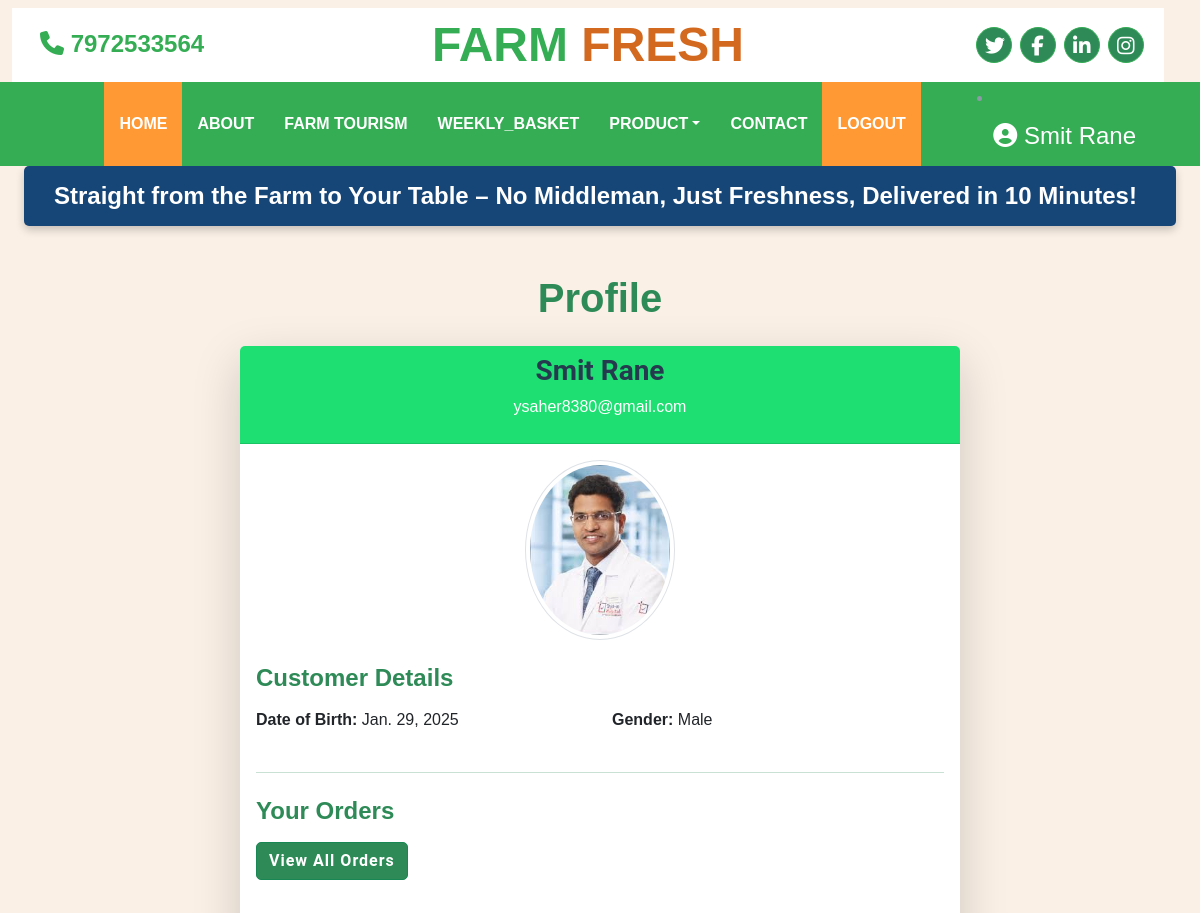
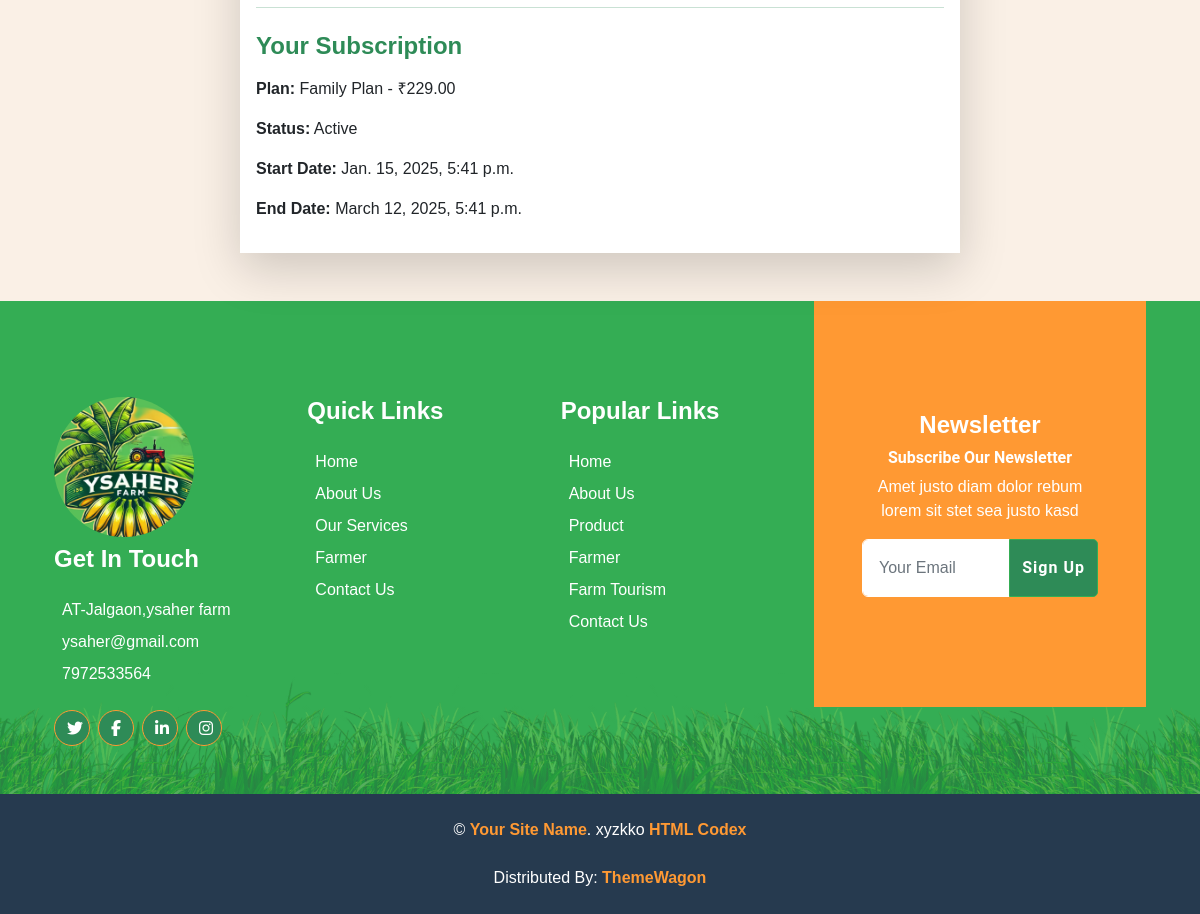
Page /profile/ (signed in) on the committed database (2 pictures, top to bottom).
### account/models.py (models this page shows, shortened)
class CustomUser(AbstractUser):
    contact=models.CharField(max_length=10,blank=True,null=True)
    groups=models.ManyToManyField('auth.Group', related_name='account_user_set',blank=True)
    user_permissions=models.ManyToManyField('auth.Permission', related_name='account_user_permission_set',blank=True)
    class Meta:
        indexes=[
            models.Index(fields=['username']),
            models.Index(fields=['email'])
        ]

class Customer(CustomUser):
    profile_picture=models.ImageField(upload_to='profile_pics/',null=True,blank=True)
    dob = models.DateField()
    gender = models.CharField(max_length=10,choices=(('male','Male'),('female','Female'),('others','Others')))
    class Meta:
        db_table = 'Customer'

### product/models.py (models this page shows, shortened)
class Subscription(models.Model):
    user = models.OneToOneField(settings.AUTH_USER_MODEL, on_delete=models.CASCADE)
    payment_plan = models.ForeignKey(PaymentPlan, on_delete=models.SET_NULL, null=True, blank=True)
    is_active = models.BooleanField(default=False)
    start_date = models.DateTimeField(auto_now_add=True)
    end_date = models.DateTimeField(null=True, blank=True)

class PaymentPlan(models.Model):
    name = models.CharField(max_length=100)
    price = models.DecimalField(max_digits=10, decimal_places=2)
    duration_days = models.PositiveIntegerField()
    description = models.TextField(blank=True, null=True)

### account/views.py (the view)
# urls.py: path('profile/', views.profile, name='profile'),
@login_required
def profile(request):
    user = request.user
    try:
        customer = Customer.objects.get(id=user.id)
    except Customer.DoesNotExist:
        customer = None
    orders = Order.objects.filter(customer=customer)
    subscription = Subscription.objects.filter(user=user).first()
    context = {
        'user': user,
        'customer': customer,
        'orders': orders,
        'subscription': subscription
    }
    return render(request, 'profile.html', context)

### templates/profile.html (shortened to what this page needs)
{% extends 'base.html' %}
{% load static  %}
{% block content %}
  <div class="container mt-5 mb-5">
    <h1 class="text-center mb-4" style="font-family: 'Pacifico', sans-serif; color: #2E8B57;">Profile</h1>
    <div class="row justify-content-center">
      <div class="col-md-8">
        <div class="card shadow-lg border-0 rounded-3" style="background-color: #F0F8FF;">
          <div class="card-header text-center" style="background-color: #1ee072; color: white;">
            <h3>{{ user.first_name|capfirst }} {{ user.last_name|capfirst }}</h3>
            <p>{{ user.email }}</p>
          </div>
          <div class="card-body">
            <div class="text-center mb-4">
              {% if customer.profile_picture %}
                <img src="{{ customer.profile_picture.url }}" alt="Profile Picture" class="img-thumbnail rounded-circle" width="150">
              {% else %}
                <img src="{% static 'default-profile.jpg' %}" alt="Profile Picture" class="img-thumbnail rounded-circle" width="150">
              {% endif %}
            </div>
            <h4 class="mb-3" style="color: #2E8B57;">Customer Details</h4>
            <div class="row mb-3">
              <div class="col-md-6">
                <p><strong>Date of Birth:</strong> {{ customer.dob }}</p>
              </div>
              <div class="col-md-6">
                <p><strong>Gender:</strong> {{ customer.gender|capfirst }}</p>
              </div>
            </div>
            <hr class="my-4" style="border-color: #2E8B57;">
            <h4 class="mb-3" style="color: #2E8B57;">Your Orders</h4>
            <button id="toggleOrdersBtn" class="btn btn-success mb-3" onclick="toggleOrders()">
              View All Orders
            </button>
            <hr class="my-4" style="border-color: #2E8B57;">
            <h4 class="mb-3" style="color: #2E8B57;">Your Subscription</h4>
            {% if subscription %}
              <p><strong>Plan:</strong> {{ subscription.payment_plan.name }} - ₹{{ subscription.payment_plan.price }}</p>
              <p><strong>Status:</strong> {% if subscription.is_active %}Active{% else %}Inactive{% endif %}</p>
              <p><strong>Start Date:</strong> {{ subscription.start_date }}</p>
              {% if subscription.end_date %}
                <p><strong>End Date:</strong> {{ subscription.end_date }}</p>
              {% endif %}
            {% else %}
              <p>You don't have an active subscription.</p>
            {% endif %}
          </div>
        </div>
      </div>
    </div>
  </div>
{% endblock %}

### templates/base.html (shortened to what this page needs)
{% load static %}
<!DOCTYPE html>
<html lang="en">
<head>
    <link href="https://cdn.jsdelivr.net/npm/bootstrap@5.3.3/dist/css/bootstrap.min.css" rel="stylesheet"
>
    <link rel="stylesheet" href="{% static 'css/styles.css' %}">
    <link rel="stylesheet" href="{% static 'css/bootstrap.min.css' %}">
</head>
</head>
<body>
    {% block header %}
    <div class="container-fluid w-100 mt-2">
        <div class="row w-100 p-2 bg-white align-items-center">
            <div class="col-lg-3 col-md-4 col-12 text-center text-md-start mb-2 mb-md-0">
                <a href="{% url 'contact' %}" class="text-decoration-none">
                    <h4 class="m-2 text-primary"><i class="fa-solid fa-phone"></i> 7972533564</h4>
                </a>
            </div>
            <div class="col-lg-6 col-md-4 col-12 text-center">
                <a href="{% url 'index' %}">
                <h4 class="m-0 display-5 text-primary fw-semibold">
                    FARM <span style="color: chocolate;">FRESH</span>
                </h4>
            </a>
            </div>
            <div class="col-lg-3 col-md-4 col-12">
                <div class="d-flex align-items-center justify-content-center justify-content-md-end">
                    <a class="btn btn-primary btn-square rounded-circle me-2 p-2" href="#">
                        <i class="fab fa-twitter text-white fs-5"></i>
                    </a>
                    <a class="btn btn-primary btn-square rounded-circle me-2 p-2" href="#">
                        <i class="fab fa-facebook-f text-white fs-5"></i>
                    </a>
                    <a class="btn btn-primary btn-square rounded-circle me-2 p-2" href="#">
                        <i class="fab fa-linkedin-in text-white fs-5"></i>
                    </a>
                    <a class="btn btn-primary btn-square rounded-circle p-2" href="#">
                        <i class="fab fa-instagram text-white fs-5"></i>
                    </a>
                </div>
            </div>
        </div>
    </div>
    <nav class="navbar navbar-expand-lg bg-primary navbar-dark  py-3 py-lg-0 px-3 px-lg-5">
        <div class="collapse navbar-collapse" id="navbarCollapse">
            <div class="navbar-nav mx-auto py-0">
                <a href="{% url 'index' %}" class="nav-item nav-link active">Home</a>
                <a href="{% url 'about' %}" class="nav-item nav-link">About</a>
                <a href="{% url 'farm_tourism' %}" class="nav-item nav-link">Farm Tourism</a>
                <a href="{% url 'weekly_basket' %}" class="nav-item nav-link">weekly_Basket</a>
                <div class="nav-item dropdown">
                    <a href="{% url 'product' %}" class="nav-link dropdown-toggle">Product</a>
                </div>
                <a href="{% url 'contact' %}" class="nav-item nav-link">Contact</a>
                {% if user.is_authenticated %}
                <a href="{% url 'signout' %}" class="nav-item nav-link active">Logout</a>
                {% else %}
                <a href="{% url 'signin' %}" class="nav-item nav-link active">Login</a>
                {% endif %}
            </div>
              {% if user.is_authenticated %}
              <li class="nav-item dropdown">
                <a class="nav-link text-white fs-4 " href="#" id="userDropdown" role="button" data-bs-toggle="dropdown" aria-expanded="false">
                  <i class="fa-solid fa-circle-user text-white fs"></i>
                  {{ user.first_name|capfirst }} {{ user.last_name|capfirst }}
                </a>
              </li>
            {% endif %}
        </div>
    </nav>
    <div class="container-fluid w-100 ">
        <div class="headline w-100">
          Straight from the Farm to Your Table – No Middleman, Just Freshness, Delivered in 10 Minutes!
        </div>
      </div>
    {% endblock header %}
    {% block content %}{% endblock content %}
    {% block footer %}
    <div class="container-fluid bg-footer bg-primary text-white mt-5">
        <div class="container">
            <div class="row gx-5">
                <div class="col-lg-8 col-md-6 mt-5">
                    <div class="row gx-5">
                        <div class="col-lg-4 col-md-12 pt-5 mb-5 ">
                            <img src="{% static 'images/yash_green1.jpg' %} "
                            alt="" class=" rounded-circle" style="height: 120x; width:140px">
                            <h4 class="text-white mb-4 mt-2">Get In Touch</h4>
                            <div class="d-flex mb-2">
                                <p class="text-white mb-0">AT-Jalgaon,ysaher farm</p>
                            </div>
                            <div class="d-flex mb-2">
                                <p class="text-white mb-0">ysaher@gmail.com</p>
                            </div>
                            <div class="d-flex mb-2">
                                <p class="text-white mb-0">7972533564</p>
                            </div>
                            <div class="d-flex mt-4">
                                <a class="btn btn-secondary btn-square rounded-circle me-2" href="#"><i class="fab fa-twitter"></i></a>
                                <a class="btn btn-secondary btn-square rounded-circle me-2" href="#"><i class="fab fa-facebook-f"></i></a>
                                <a class="btn btn-secondary btn-square rounded-circle me-2" href="#"><i class="fab fa-linkedin-in"></i></a>
                                <a class="btn btn-secondary btn-square rounded-circle" href="#"><i class="fab fa-instagram"></i></a>
                            </div>
                        </div>
                        <div class="col-lg-4 col-md-12 pt-0 pt-lg-5 mb-5">
                            <h4 class="text-white mb-4">Quick Links</h4>
                            <div class="d-flex flex-column justify-content-start">
                                <a class="text-white mb-2" href="{% url 'index' %}">Home</a>
                                <a class="text-white mb-2" href="{% url 'about' %}">About Us</a>
                                <a class="text-white mb-2" href="{% url 'about' %}">Our Services</a>
                                <a class="text-white mb-2" href="{% url 'about' %}">Farmer</a>
                                <a class="text-white" href="{% url 'contact' %}">Contact Us</a>
                            </div>
                        </div>
                        <div class="col-lg-4 col-md-12 pt-0 pt-lg-5 mb-5">
                            <h4 class="text-white mb-4">Popular Links</h4>
                            <div class="d-flex flex-column justify-content-start">
                                <a class="text-white mb-2" href="{% url 'index' %}">Home</a>
                                <a class="text-white mb-2" href="{% url 'about' %}">About Us</a>
                                <a class="text-white mb-2" href="{% url 'product' %}">Product</a>
                                <a class="text-white mb-2" href="{% url 'about' %}">Farmer</a>
                                <a class="text-white mb-2" href="{% url 'farm_tourism' %}">Farm Tourism</a>
                                <a class="text-white" href="{% url 'contact' %}">Contact Us</a>
                            </div>
                        </div>
                    </div>
                </div>
                <div class="col-lg-4 col-md-6 mt-lg-n5 ">
                    <div class="d-flex flex-column align-items-center justify-content-center text-center h-75 bg-secondary p-5 mt-5">
                        <h4 class="text-white">Newsletter</h4>
                        <h6 class="text-white">Subscribe Our Newsletter</h6>
                        <p>Amet justo diam dolor rebum lorem sit stet sea justo kasd</p>
                        <form action="">
                            <div class="input-group">
                                <input type="text" class="form-control border-white p-3" placeholder="Your Email">
                                <button class="btn btn-primary"><a href="{% url 'signin' %} " class="text-white">Sign Up</a></button>
                            </div>
                        </form>
                    </div>
                </div>
            </div>
        </div>
    </div>
    <div class="container-fluid bg-dark text-white py-4">
        <div class="container text-center">
            <p class="mb-0">&copy; <a class="text-secondary fw-bold" href="#">Your Site Name</a>. xyzkko <a class="text-secondary fw-bold" href="https://htmlcodex.com">HTML Codex</a></p>
            <br>Distributed By: <a class="text-secondary fw-bold" href="https://themewagon.com" target="_blank">ThemeWagon</a>
        </div>
    </div>
    {% endblock footer %}
</body>
</html>

### static/css/styles.css (style rules this page uses)
:root { --primary: #34AD54; --secondary: #FF9933; --light: #F6FFF2; --dark: #263A4F; }
.btn { font-family: 'Roboto', sans-serif; letter-spacing: 1px; font-weight: 700; transition: .5s; }
.btn-primary, .btn-secondary { color: #FFFFFF; }
.btn-square { width: 36px; height: 36px; }
.btn-square, .btn-sm-square, .btn-lg-square { padding-left: 0; padding-right: 0; text-align: center; }
.navbar-dark .navbar-nav .nav-link { padding: 30px 15px; font-size: 16px; font-weight: 600; color: #FFFFFF; text-transform: uppercase; transition: .5s; }
.navbar-dark .navbar-nav .nav-link:hover, .navbar-dark .navbar-nav .nav-link.active { background: var(--secondary); }
.bg-footer { background: linear-gradient(rgba(52, 173, 84, .7), rgba(52, 173, 84, .7)), url('../images/footer.png') center bottom no-repeat; background-size: contain; }
@media (min-width: 991.98px) { .bg-footer { margin-top: 90px !important; } }

### templates/base.html (style rules this page uses)
body { background-color: rgb(243, 241, 238); }
.navbar-dark .navbar-nav .nav-link { padding: 30px 15px; font-size: 16px; font-weight: 600; color: #FFFFFF; text-transform: uppercase; transition: .5s; }
.navbar-dark .navbar-nav .nav-link:hover, .navbar-dark .navbar-nav .nav-link.active { background: var(--secondary); }
.headline { display: inline-block; white-space: nowrap; color: #fff; font-family: 'Raleway', sans-serif; font-weight: 700; font-size: 1.5em; padding: 12px 30px; background-color: #164578; border-radius: 5px; box-shadow: 0 4px 8px rgba(0, 0, 0, 0.2); animation: moveHeadline 20s linear infinite; }
.nav-item > .nav-link { position: relative; z-index: 1010; }

### templates/profile.html (style rules this page uses)
body { font-family: 'Arial', sans-serif; background-color: #FAF0E6; }
.card-header { background-color: #2E8B57; color: white; }
.card-body { background-color: #FFFFFF; }
h1, h4 { font-family: 'Pacifico', sans-serif; color: #2E8B57; }
hr { border-top: 1px solid #2E8B57; }
.btn { background-color: #2E8B57; color: white; font-weight: bold; border-radius: 5px; }

### rows in the picture
CustomUser: first_name "Smit", last_name "Rane", email "ysaher8380@gmail.com"
Customer: profile_picture (picture), dob "Jan. 29, 2025", gender "Male"
Subscription: payment_plan.name "Family Plan", payment_plan.price "229.00", start_date "Jan. 15, 2025, 5:41 p.m.", end_date "March 12, 2025, 5:41 p.m."
